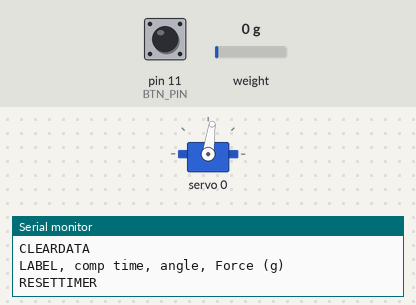
A sketch run on a simulated Arduino Uno, built with avr-gcc and run on an emulated ATmega328P. On the bench: servo, the last lines printed to the serial monitor. Inputs (shaded band) come from the test bench; at power-on: pin 11 (BTN_PIN) HIGH, weight on the scale 0 g.

Above: at 3.2 s.
3.3 s: pin 11 (BTN_PIN) pulled LOW for 0.15 s
At 3.45 s:
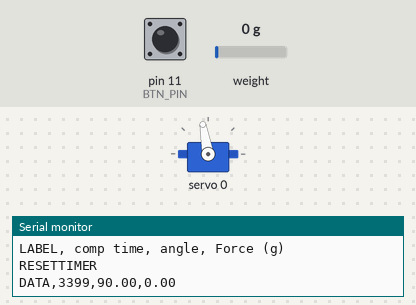
At 4.06 s:
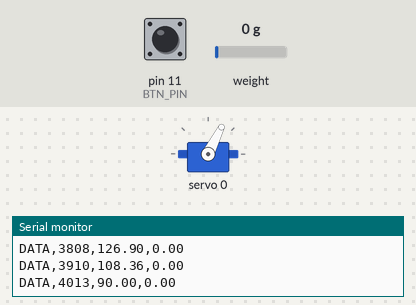
6.3 s: pin 11 (BTN_PIN) pulled LOW for 1 s
At 6.65 s:
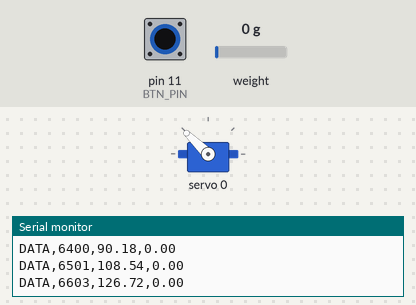
Timing chart, 0 to 9.3 s (numbered marks = the images above; inputs shaded):
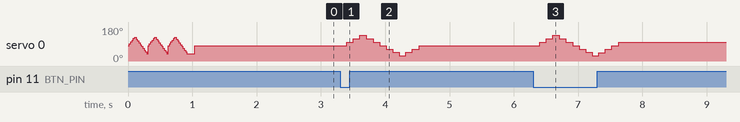

The sketch:

ArduinoTorqueMeter.ino
```cpp
/***************************************************
  This is the sketch for controlling the Torque Meter

  Required libraries:
  - HX711
  - Adafruit_PWMServoDriver
 ****************************************************/


#include <Wire.h>
#include <Adafruit_PWMServoDriver.h>
#include <HX711.h>


/****************** GLOBAL PARAMETERS ***************
    These parameters may need to be adjusted for your build
 ****************************************************/
#define PWM_ADDRESS 0x40   // I2C Address of the PWM board
#define SERVO_PIN 0       // Servo pins on the PWM board


#define BAUDRATE 115200   // Serial Baudrate -- Make sure program on computer uses same values
//#define DEBUG
/**** PWM / Servo ****/
#define PWM_INTERNAL_CLOCK 26600000  // Calib MM 2025-05-01 -- The int.osc. for the PCA9685 chip is not very precise. Adjust this value so that the PWM frequency match the SERVO_FREQ
#define SERVO_FREQ 50 // Analog servos run at ~50 Hz updates
#define SERVOMIN 100 // This is the 'minimum' pulse length count (out of 4096) -- Different servos might need different values
#define SERVOMIN_ANGLE 0  // This is the corresponding minimum angle
#define SERVOMAX 470 // This is the 'maximum' pulse length count (out of 4096)
#define SERVOMAX_ANGLE 180 // this is the corresponding maximum angle
#define ANGLE_BASE 90  // This is the angle at which the device idles
#define ANGLE_MAX 135  // this is the angle at the end of the movements
#define ANGLE_MIN 45  // this is the angle at the other end
#define CYCLE_PERIOD 1000 // duration that the whole cycle should take (in ms)
/*****  load cell *****/
#define CALIBRATION_FACTOR 11807.45  // use CalibTorqueMeter sketch to get this value
/***** Arduino Pins
    Make sure those match the physical circuit */
#define LOADCELL_DOUT_PIN  3
#define LOADCELL_CLK_PIN  2
#define BTN_PIN 11

Adafruit_PWMServoDriver pwm = Adafruit_PWMServoDriver(PWM_ADDRESS, Wire);
HX711 cell;

float angle;
const float angle_rate = float(ANGLE_MAX - ANGLE_MIN) / (CYCLE_PERIOD / 2);

//setup loop to be run once on start up
void setup()
{
  //initialize load cell
  cell.begin(LOADCELL_DOUT_PIN, LOADCELL_CLK_PIN);
  cell.set_scale(CALIBRATION_FACTOR);

  //initialize button
  pinMode(BTN_PIN, INPUT);
  digitalWrite(BTN_PIN, HIGH); //turn on internal pullup

  // initialize servo
  pwm.begin();
  pwm.setOscillatorFrequency(PWM_INTERNAL_CLOCK);
  pwm.setPWMFreq(SERVO_FREQ);


  helloWorld(); // the servo waves to say hi!
  delay(100);
  angle = ANGLE_BASE;
  pwm.setPWM(SERVO_PIN, 0, pwmFromAngle(angle)); //bring servo to its baseline angle and wait for button push

  //initialize serial
  Serial.begin(BAUDRATE); //make sure this matches the data rate set in PLXDAQ!
  Serial.println("ArduinoTorqueMeter sketch");
#ifdef DEBUG
  Serial.print("angle rate is ");
  Serial.println(angle_rate);
#endif
  Serial.println("CLEARDATA");
  Serial.println("LABEL, comp time, angle, Force (g)"); //Set up first row of spreadsheet for label names
  Serial.println("RESETTIMER");

  cell.tare();
}


void loop() {
  if (digitalRead(BTN_PIN)==LOW) {
    moveServoAndReadCell(ANGLE_BASE, ANGLE_MAX, angle_rate);
    moveServoAndReadCell(ANGLE_MAX, ANGLE_MIN, angle_rate);
    moveServoAndReadCell(ANGLE_MIN, ANGLE_BASE, angle_rate);
  }
}

void outputData(float angle, float load) {
  Serial.print("DATA,");
  Serial.print(millis());
  Serial.print(",");
  Serial.print(angle);
  Serial.print(",");
  Serial.println(load);
}

void helloWorld() {
  const int Nrep = 3;
  const float angle_step = 10;
  const int del = 20;
  for (int rep = 0; rep < Nrep; rep++) {
    for (float angle = ANGLE_BASE; angle <= ANGLE_MAX; angle += angle_step) {
      pwm.setPWM(SERVO_PIN, 0, pwmFromAngle(angle));
      delay(del);
    }
    for (float angle = ANGLE_MAX; angle >= ANGLE_MIN; angle -= angle_step) {
      pwm.setPWM(SERVO_PIN, 0, pwmFromAngle(angle));
      delay(del);
    }
    for (float angle = ANGLE_MIN; angle >= ANGLE_BASE; angle -= angle_step) {
      pwm.setPWM(SERVO_PIN, 0, pwmFromAngle(angle));
      delay(del);
    }
  }
}

uint16_t pwmFromAngle(float angle) {
  /* This function takes an angle in degrees and returns
      the corresponding pulse count for the PWM board */
  if (angle <= SERVOMIN_ANGLE) {
    angle = SERVOMIN_ANGLE;
  }
  if (angle >= SERVOMAX_ANGLE) {
    angle = SERVOMAX_ANGLE;
  }
  uint16_t ret = map(angle, SERVOMIN_ANGLE, SERVOMAX_ANGLE, SERVOMIN, SERVOMAX);
#ifdef DEBUG
  Serial.print("pulse count is ");
  Serial.println(ret);
#endif
  return ret;
}

void moveServoAndReadCell(float angle_start, float angle_end, float angle_rate) {
  float load;
  unsigned long currTime = millis(), prevTime = currTime;
  float dt;
  if (angle_start < angle_end) {
    do {
      load = cell.get_units();
      outputData(angle, load);
      prevTime = currTime;
      currTime = millis();
      dt = (currTime - prevTime);
#ifdef DEBUG
      Serial.print("prevTime=");
      Serial.print(prevTime);
      Serial.print(", currTime=");
      Serial.print(currTime);
      Serial.print(", dt=");
      Serial.println(dt);
#endif
      angle += angle_rate * dt;
      pwm.setPWM(SERVO_PIN, 0, pwmFromAngle(angle));
    } while (angle < angle_end);
  } else {
    do {
      load = cell.get_units();
      outputData(angle, load);
      prevTime = currTime;
      currTime = millis();
      dt = (currTime - prevTime);
#ifdef DEBUG
      Serial.print("prevTime=");
      Serial.print(prevTime);
      Serial.print(", currTime=");
      Serial.print(currTime);
      Serial.print(", dt=");
      Serial.println(dt);
#endif
      angle -= angle_rate * dt;
      pwm.setPWM(SERVO_PIN, 0, pwmFromAngle(angle));
    } while (angle > angle_end);
  }
}
```

Measured:
- after the input at 3.3 s, servo 0: 82° → 100° after 0.10 s, → 117° 0.10 s later, → 136° 0.10 s later, → 117° 0.10 s later, … (12 changes in this stretch)
- after the input at 6.3 s, servo 0: 82° → 100° after 0.10 s, → 117° 0.10 s later, → 136° 0.10 s later, → 117° 0.10 s later, … (13 changes in this stretch)
